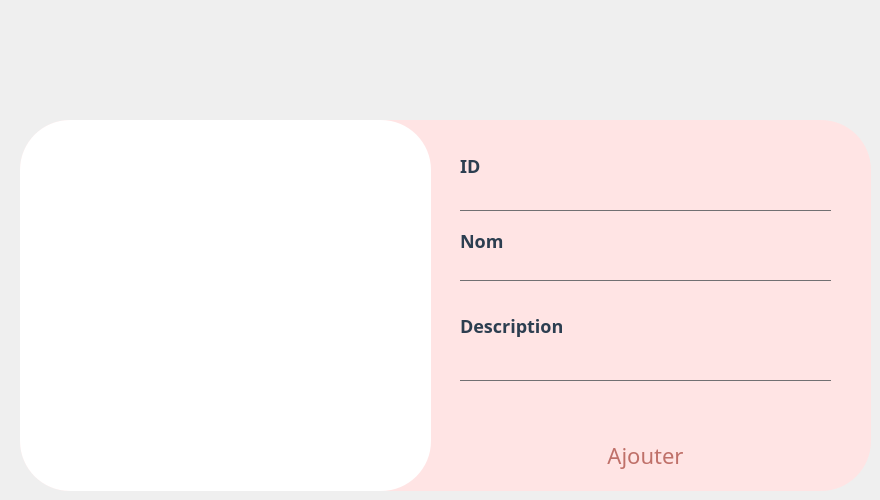
      <widget class="QWidget" name="tab">
       <attribute name="title">
        <string>Nouvelle catégorie</string>
       </attribute>
       <widget class="QFrame" name="frame_4">
        <property name="geometry">
         <rect>
          <x>20</x>
          <y>120</y>
          <width>851</width>
          <height>371</height>
         </rect>
        </property>
        <property name="styleSheet">
         <string notr="true">QFrame{
border-radius:50px;

background-color: rgb(255, 228, 228);
}

QLabel{
color: #2C3E50;
font-size:18px;
font:bold;
font-family : century gothic;
}

QLineEdit{
background:transparent;
border:none;
color:#717072;
border-bottom:1px solid #717072;
}

QPushButton{
font-size:22px;
font-family:century gothic;
background:transparent;
border-radius:60px;
color:#BF7069;
border-radius:15px;
/*border:1px solid #BF7069;*/
}
QPushButton:hover{
color:#931A43;
/*background:#801414;*/
background:rgb(255, 228, 228);
border-radius:15px;
}</string>
        </property>
        <property name="frameShape">
         <enum>QFrame::StyledPanel</enum>
        </property>
        <property name="frameShadow">
         <enum>QFrame::Raised</enum>
        </property>
        <widget class="QLabel" name="gif_don_2">
         <property name="geometry">
          <rect>
           <x>0</x>
           <y>0</y>
           <width>411</width>
           <height>371</height>
          </rect>
         </property>
         <property name="autoFillBackground">
          <bool>false</bool>
         </property>
         <property name="styleSheet">
          <string notr="true">background-color:#fff;
border-radius:50px;
</string>
         </property>
         <property name="text">
          <string/>
         </property>
         <property name="scaledContents">
          <bool>false</bool>
         </property>
         <property name="alignment">
          <set>Qt::AlignCenter</set>
         </property>
         <property name="wordWrap">
          <bool>false</bool>
         </property>
        </widget>
        <widget class="QLineEdit" name="lineEdit_id_ca">
         <property name="geometry">
          <rect>
           <x>440</x>
           <y>60</y>
           <width>371</width>
           <height>31</height>
          </rect>
         </property>
         <property name="placeholderText">
          <string/>
         </property>
        </widget>
        <widget class="QLabel" name="label_12">
         <property name="geometry">
          <rect>
           <x>440</x>
           <y>30</y>
           <width>101</width>
           <height>31</height>
          </rect>
         </property>
         <property name="text">
          <string>ID</string>
         </property>
        </widget>
        <widget class="QLabel" name="label_13">
         <property name="geometry">
          <rect>
           <x>440</x>
           <y>110</y>
           <width>91</width>
           <height>21</height>
          </rect>
         </property>
         <property name="text">
          <string>Nom</string>
         </property>
        </widget>
        <widget class="QLineEdit" name="lineEdit_nom_ca">
         <property name="geometry">
          <rect>
           <x>440</x>
           <y>130</y>
           <width>371</width>
           <height>31</height>
          </rect>
         </property>
        </widget>
        <widget class="QLabel" name="label_14">
         <property name="geometry">
          <rect>
           <x>440</x>
           <y>190</y>
           <width>121</width>
           <height>31</height>
          </rect>
         </property>
         <property name="text">
          <string>Description</string>
         </property>
        </widget>
        <widget class="QLineEdit" name="lineEdit_description_ca">
         <property name="geometry">
          <rect>
           <x>440</x>
           <y>210</y>
           <width>371</width>
           <height>51</height>
          </rect>
         </property>
        </widget>
        <widget class="QPushButton" name="pushButton_ajouter_c">
         <property name="geometry">
          <rect>
           <x>440</x>
           <y>310</y>
           <width>371</width>
           <height>51</height>
          </rect>
         </property>
         <property name="text">
          <string>Ajouter</string>
         </property>
        </widget>
       </widget>
      </widget>
